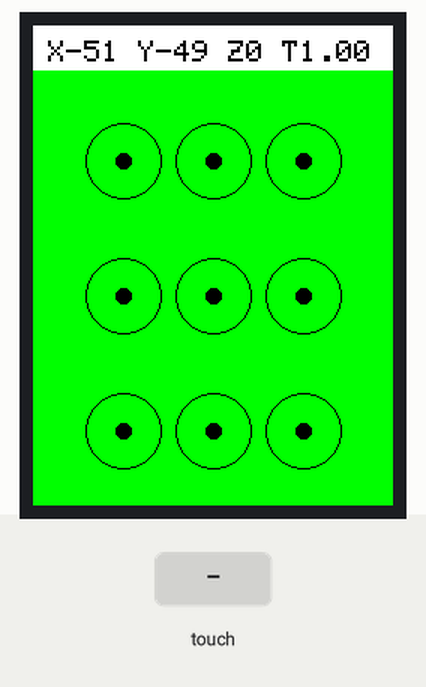
This sketch was run on a simulated Arduino Uno, built with avr-gcc and run on an emulated ATmega328P. Parts: 240×320 colour display. The test bench sets the inputs (shaded band). What the sketch prints to the serial monitor is not drawn.

Above: at 1.4 s.
1.5 s: touch panel pressed at 62 % / 30 % of its raw x / y range
At 1.7 s:
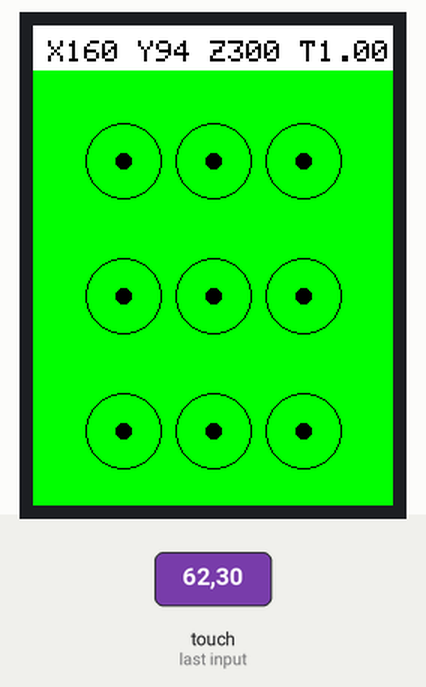
3.3 s: touch panel pressed at 13 % / 10 % of its raw x / y range
At 3.49 s:
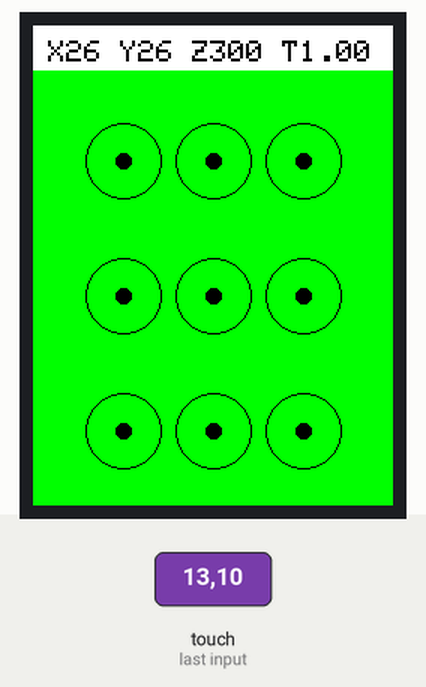
At 11.0 s:
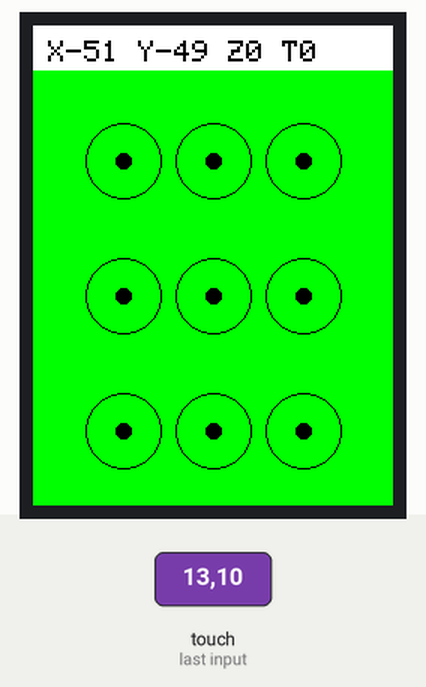
Timing chart, 0 to 12.3 s (numbered marks = the images above; inputs shaded):
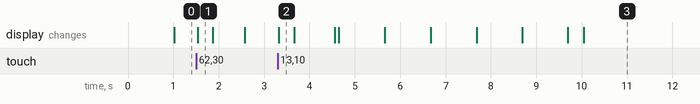

The sketch:

AndroidPatternLock.ino
```cpp
#include <Adafruit_GFX.h> // Libreria de graficos
#include <Adafruit_TFTLCD.h> // Libreria de LCD
#include <TouchScreen.h> // Libreria del panel tactil -- https://learn.adafruit.com/2-8-tft-touchscreen/touchscreen

#define YP A1 // Pin analogico A1 para ADC
#define XM A2 // Pin analogico A2 para ADC
#define YM 7
#define XP 6

// Para mejor precision de la presion realizada, es necesario
// medir la resistencia entre los pines X+ y X-.
// En Shield TFT 2.4" LCD se mide entre los pines A2 y 6
// Instancia del panel tactil (Pin XP, YP, XM, YM, Resistencia del panel)
TouchScreen ts = TouchScreen(XP, YP, XM, YM, 364);

short TS_MINX = 150; // Coordenadas del panel tactil para delimitar
short TS_MINY = 120; // el tamaño de la zona donde podemos presionar
short TS_MAXX = 850; // y que coincida con el tamaño del LCD
short TS_MAXY = 891;

#define LCD_CS A3 // Definimos los pines del LCD
#define LCD_CD A2 // para poder visualizar elementos graficos
#define LCD_WR A1
#define LCD_RD A0
#define LCD_RESET A4

// Definimos la presion máxima y minima que podemos realizar sobre el panel
#define MINPRESSURE 1
#define MAXPRESSURE 1000

#define BLACK 0x0000 // Definimos los colores
#define BLUE 0x001F // que utilizaremos para
#define RED 0xF800 // el texto y los elementos graficos
#define GREEN 0x07E0
#define CYAN 0x07FF
#define MAGENTA 0xF81F
#define YELLOW 0xFFE0
#define WHITE 0xFFFF

Adafruit_TFTLCD Pantalla(LCD_CS, LCD_CD, LCD_WR, LCD_RD, LCD_RESET); // Instancia LCD

int PX[9]  = {60, 120, 180, 60, 120, 180, 60, 120, 180};
int PY[9] = {90, 90, 90, 180, 180, 180,  270, 270, 270};
int Puntos[9] = {0, 0, 0, 0, 0, 0, 0 , 0, 0};
int IndicePuntos = 0;
int IndiceGanar = 7;
int PuntosCorrectos[9] = {6, 7, 4,  1, 0, 3, 5, 0};

int RadioPequeno = 5;
int RadioGrande = 25;

int Activando = 0;
int EstaVerde = 1;

int TiempoPasado;
int TiempoBonba = 3000;
int TiempoFalta;

// millis()

int X;
int Y;
int Z;

void setup() {
  Pantalla.begin(0x9325); // Iniciamos el LCD especificando el controlador ILI9341.
  Pantalla.fillScreen(GREEN);
  pinMode(13, OUTPUT);
  Serial.begin(9600);
}

void loop() {
  if ( HayDedo()) {
    BuscandoDedo();
  }

  if (Activando == 1) {
    TiempoFalta = TiempoBonba - (millis() - TiempoPasado);
    Serial.print("I ");
    Serial.print(IndiceGanar);
    Serial.print(" IP ");
    Serial.println(IndicePuntos);
    if (TiempoFalta <= 0) {
      Serial.println("Reiniciar");
      if (IndiceGanar != IndicePuntos) {
        PantallaError();
      }
      else {
        for (int i = 0; i < IndicePuntos; i++) {
          if (PuntosCorrectos[i] != Puntos[i]) {
            PantallaError();
            IndicePuntos = 0;
            Activando = 0;
            Pantalla.fillScreen(GREEN);
            return;
          }
        }
        //Aqui Encender
        PantallaFelicidades();
        //Apagar

      }
      IndicePuntos = 0;
      Activando = 0;
      Pantalla.fillScreen(GREEN);
    }
    for (int i = 0; i < IndicePuntos; i++) {
      Serial.print( Puntos[i]);
      Serial.print("-");
    }
    Serial.println();
  }

  ActualizarCirculos();
  ActualizarMouse();
  ActualizarLineas();
  DibujarExtra();
  //delay(100);
}

void PantallaError() {
  Pantalla.fillScreen(RED);
  Pantalla.setCursor(20, 10);
  Pantalla.setTextSize(7);
  Pantalla.setTextColor(WHITE);
  Pantalla.print("Error");
  Pantalla.setCursor(20, 250);
  Pantalla.setTextSize(5);
  Pantalla.setTextColor(WHITE);
  Pantalla.print("Espera");
  for (int i = 5; i > 0; i--) {
    Pantalla.fillRect(80, 150, 100, 100, RED);
    Pantalla.setCursor(80, 150);
    Pantalla.setTextSize(11);
    Pantalla.setTextColor(WHITE);
    Pantalla.print(i);
    delay(1000);
  }

}


void PantallaFelicidades() {
  Pantalla.fillScreen(WHITE);
  Pantalla.setCursor(20, 10);
  Pantalla.setTextSize(7);
  Pantalla.setTextColor(RED);
  Pantalla.print("Abir");
  Pantalla.setCursor(20, 250);
  Pantalla.setTextSize(5);
  Pantalla.setTextColor(RED);
  Pantalla.print("Espera");
  for (int i = 5; i > 0; i--) {
    Pantalla.fillRect(80, 150, 100, 100, WHITE);
    Pantalla.setCursor(80, 150);
    Pantalla.setTextSize(11);
    Pantalla.setTextColor(RED);
    Pantalla.print(i);
    delay(1000);
  }

}


void ActualizarLineas() {
  if ( IndicePuntos > 1) {
    for (int i = 0; i < IndicePuntos - 1; i++) {
      Pantalla.drawLine(PX[Puntos[i]], PY[Puntos[i]],
                        PX[Puntos[i + 1]], PY[Puntos[i + 1]],
                        BLACK);
    }
  }
}

void BuscandoDedo() {
  for (int i = 0; i < 9; i++) {
    if (Distancia(PX[i], PY[i]) < RadioGrande) {
      for (int j = 0; j < IndicePuntos ; j++) {
        if (Puntos[j] == i)
          return;
      }
      TiempoPasado = millis();
      Activando = 1;
      Puntos[IndicePuntos] = i;
      IndicePuntos++;
      return;
    }
  }
}

int HayDedo() {
  if (Z > 0) {
    return 1;
  }
  return 0;
}

void ActualizarMouse() {
  digitalWrite(13, HIGH);
  TSPoint p = ts.getPoint(); // Realizamos lectura de las coordenadas
  digitalWrite(13, LOW);

  pinMode(XM, OUTPUT); // La librería utiliza estos pines como entrada y salida
  pinMode(YP, OUTPUT);
  X = map(p.x, TS_MAXX, TS_MINX, Pantalla.width(), 0);
  Y = map(p.y, TS_MAXY, TS_MINY, Pantalla.height(), 0);
  Z = p.z;

  /* Serial.print("X");
    Serial.print(X);
    Serial.print(" Y");
    Serial.print(Y);
    Serial.print(" z");
    Serial.println(Z);
  */

}

void DibujarExtra() {
  Pantalla.fillRect(0, 0, 240, 30, WHITE);
  Pantalla.setCursor(10, 10);
  Pantalla.setTextSize(2);
  Pantalla.setTextColor(BLACK);
  Pantalla.print("X");
  Pantalla.print(X);
  Pantalla.print(" Y");
  Pantalla.print(Y);
  Pantalla.print(" Z");
  Pantalla.print(Z);
  Pantalla.print(" T");
  int TiempoFalta = TiempoBonba - (millis() - TiempoPasado);
  if (TiempoFalta > 0)
    Pantalla.print( float(TiempoFalta / 1000));
  else
    Pantalla.println(0);
}

void ActualizarCirculos() {
  for (int i = 0; i < 9; i++) {
    Pantalla.fillCircle(PX[i], PY[i], RadioPequeno, BLACK);
    Pantalla.drawCircle(PX[i], PY[i], RadioGrande, BLACK);
  }
}

int Distancia(int x, int y) {
  return sqrt(pow((x - X), 2) + pow(y - Y, 2));
}
```
